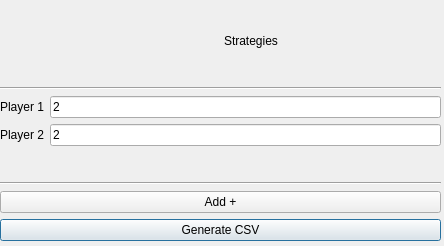
<?xml version="1.0" encoding="UTF-8"?>
<ui version="4.0">
 <class>playerInputForm</class>
 <widget class="QDialog" name="playerInputForm">
  <property name="geometry">
   <rect>
    <x>0</x>
    <y>0</y>
    <width>444</width>
    <height>246</height>
   </rect>
  </property>
  <property name="windowTitle">
   <string>Dialog</string>
  </property>
  <widget class="QWidget" name="gridLayoutWidget">
   <property name="geometry">
    <rect>
     <x>0</x>
     <y>0</y>
     <width>441</width>
     <height>241</height>
    </rect>
   </property>
   <layout class="QGridLayout" name="gridLayout">
    <item row="0" column="1">
     <widget class="QLabel" name="label_label">
      <property name="text">
       <string>Strategies</string>
      </property>
     </widget>
    </item>
    <item row="5" column="0" colspan="2">
     <widget class="QPushButton" name="generateButton">
      <property name="text">
       <string>Generate CSV</string>
      </property>
     </widget>
    </item>
    <item row="1" column="0" colspan="2">
     <widget class="Line" name="line">
      <property name="orientation">
       <enum>Qt::Horizontal</enum>
      </property>
     </widget>
    </item>
    <item row="4" column="0" colspan="2">
     <widget class="QPushButton" name="addPlayerButton">
      <property name="text">
       <string>Add +</string>
      </property>
     </widget>
    </item>
    <item row="3" column="0" colspan="2">
     <widget class="Line" name="line_2">
      <property name="orientation">
       <enum>Qt::Horizontal</enum>
      </property>
     </widget>
    </item>
    <item row="2" column="0" colspan="2">
     <layout class="QFormLayout" name="formLayout">
      <item row="2" column="0">
       <widget class="QLabel" name="label_2">
        <property name="text">
         <string>Player 2</string>
        </property>
       </widget>
      </item>
      <item row="1" column="0">
       <widget class="QLabel" name="label_1">
        <property name="text">
         <string>Player 1</string>
        </property>
       </widget>
      </item>
      <item row="1" column="1">
       <widget class="QLineEdit" name="playerStrats_1">
        <property name="text">
         <string>2</string>
        </property>
        <property name="placeholderText">
         <string/>
        </property>
       </widget>
      </item>
      <item row="2" column="1">
       <widget class="QLineEdit" name="playerStrats_2">
        <property name="text">
         <string>2</string>
        </property>
       </widget>
      </item>
     </layout>
    </item>
   </layout>
  </widget>
 </widget>
 <resources/>
 <connections/>
</ui>
